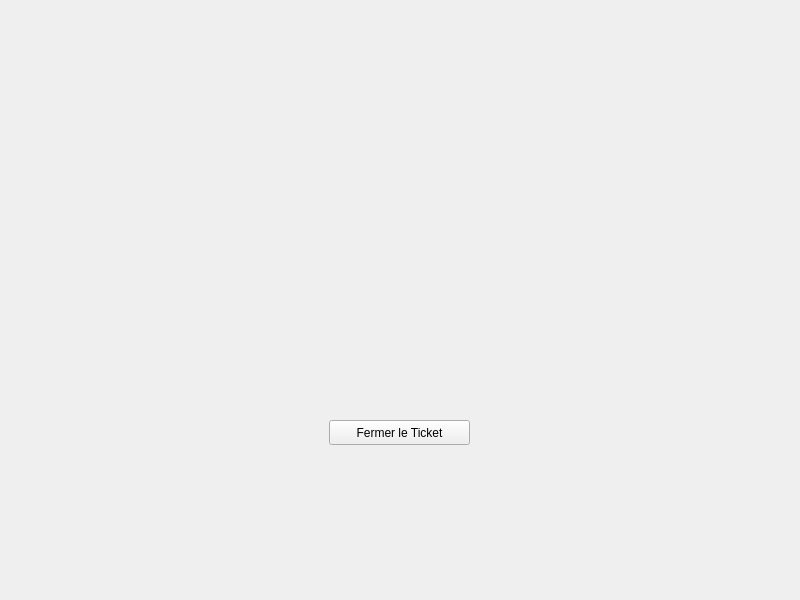
<?xml version="1.0" encoding="UTF-8"?>
<ui version="4.0">
 <class>technicienwindow</class>
 <widget class="QWidget" name="technicienwindow">
  <property name="geometry">
   <rect>
    <x>0</x>
    <y>0</y>
    <width>800</width>
    <height>600</height>
   </rect>
  </property>
  <property name="windowTitle">
   <string>Form</string>
  </property>
  <widget class="QPushButton" name="fermerTicket">
   <property name="geometry">
    <rect>
     <x>329</x>
     <y>420</y>
     <width>141</width>
     <height>25</height>
    </rect>
   </property>
   <property name="text">
    <string>Fermer le Ticket</string>
   </property>
  </widget>
 </widget>
 <resources/>
 <connections/>
</ui>
